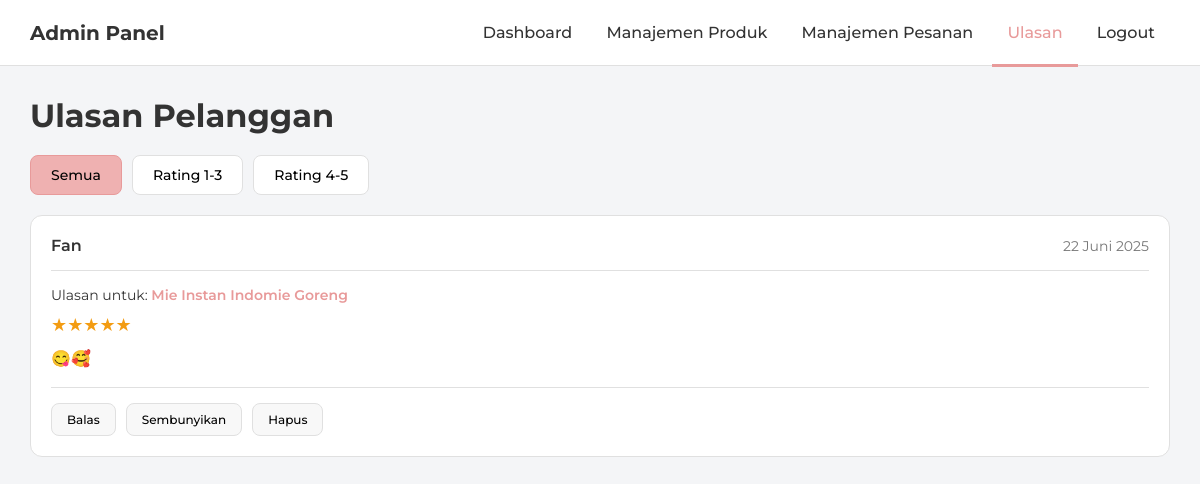
The page /admin_ulasan.php on the database its author committed.
### tables this page shows
CREATE TABLE `reviews` (
  `id` int(11) NOT NULL AUTO_INCREMENT,
  `product_id` int(11) NOT NULL,
  `user_id` int(11) NOT NULL,
  `username` varchar(100) NOT NULL,
  `rating` tinyint(1) NOT NULL COMMENT 'Rating dari 1 sampai 5',
  `comment` text DEFAULT NULL,
  `status` varchar(50) NOT NULL DEFAULT 'approved' COMMENT 'approved, pending, hidden',
  `review_date` timestamp NOT NULL DEFAULT current_timestamp(),
  PRIMARY KEY (`id`),
  KEY `product_id` (`product_id`),
  KEY `user_id` (`user_id`),
  CONSTRAINT `reviews_ibfk_1` FOREIGN KEY (`product_id`) REFERENCES `products` (`id`) ON DELETE CASCADE,
  CONSTRAINT `reviews_ibfk_2` FOREIGN KEY (`user_id`) REFERENCES `users` (`id`) ON DELETE CASCADE
);

CREATE TABLE `products` (
  `id` int(11) NOT NULL AUTO_INCREMENT,
  `name` varchar(255) NOT NULL,
  `description` text DEFAULT NULL,
  `price` int(11) NOT NULL,
  `stock` int(11) NOT NULL DEFAULT 0,
  `category` varchar(100) DEFAULT NULL,
  `image_url` varchar(255) DEFAULT 'Assets/download.jpeg',
  `created_at` timestamp NOT NULL DEFAULT current_timestamp(),
  PRIMARY KEY (`id`)
);

### admin_ulasan.php (the view, shortened to what this page needs)
<?php
    include 'koneksi.php';
    $reviews_result = $conn->query("
        SELECT r.*, p.name AS product_name
        FROM reviews r
        JOIN products p ON r.product_id = p.id
        ORDER BY r.review_date DESC
    ");
    function format_tanggal_indonesia($date_string) {
        $bulan = array (
            1 => 'Januari',
            'Februari',
            'Maret',
            'April',
            'Mei',
            'Juni',
            'Juli',
            'Agustus',
            'September',
            'Oktober',
            'November',
            'Desember'
        );
        $timestamp = strtotime($date_string);
        return date('d', $timestamp) . ' ' . $bulan[date('n', $timestamp)] . ' ' . date('Y', $timestamp);
    }
?>
<!DOCTYPE html>
<html lang="id">
<head>
</head>
<body>
  <header class="admin-header">
    <div class="logo">Admin Panel</div>
    <nav>
      <a href="admin_dashboard.php">Dashboard</a>
      <a href="admin_barang.php">Manajemen Produk</a>
      <a href="admin_pesanan.php">Manajemen Pesanan</a>
      <a href="admin_ulasan.php" class="active">Ulasan</a>
      <a href="logout.php">Logout</a>
    </nav>
  </header>
  <main class="main-container">
    <div class="content-header">
      <h1>Ulasan Pelanggan</h1>
    </div>
    <div class="review-filters">
      <button class="tab-button active" data-filter="semua">Semua</button>
      <button class="tab-button" data-filter="1-3">Rating 1-3</button>
      <button class="tab-button" data-filter="4-5">Rating 4-5</button>
    </div>
    <div class="reviews-list">
      <?php if ($reviews_result && $reviews_result->num_rows > 0): ?>
        <?php while($review = $reviews_result->fetch_assoc()): ?>
          <div class="review-card" data-rating="<?php echo $review['rating']; ?>">
            <div class="review-header">
              <span class="user-info"><?php echo htmlspecialchars($review['username']); ?></span>
              <span class="review-date"><?php echo format_tanggal_indonesia($review['review_date']); ?></span>
            </div>
            <div class="review-body">
              <div class="product-info">Ulasan untuk:
                <a href="detailproduk.php?id=<?php echo $review['product_id']; ?>" target="_blank">
                  <?php echo htmlspecialchars($review['product_name']); ?>
                </a>
              </div>
              <div class="rating-stars">
                <?php echo str_repeat('★', $review['rating']) . str_repeat('☆', 5 - $review['rating']); ?>
              </div>
              <p class="review-text"><?php echo nl2br(htmlspecialchars($review['comment'])); ?></p>
            </div>
            <div class="review-actions">
              <button>Balas</button>
              <button>Sembunyikan</button>
              <a href="admin_review_action.php?action=delete&id=<?php echo $review['id']; ?>" onclick="return confirm('Yakin ingin menghapus ulasan ini?');">
                <button>Hapus</button>
              </a>
            </div>
          </div>
        <?php endwhile; ?>
      <?php else: ?>
        <p>Belum ada ulasan yang masuk.</p>
      <?php endif; ?>
    </div>
  </main>
</body>
</html>

### admin_ulasan.php (style rules this page uses)
:root { --bg-color: #f4f5f7; --card-bg-color: #ffffff; --text-color: #333333; --secondary-text-color: #777; --accent-color: #efb1b1; --accent-color-dark: #e89a9a; --border-color: #e0e0e0; }
body { font-family: 'Montserrat', sans-serif; background-color: var(--bg-color); margin: 0; color: var(--text-color); }
a { text-decoration: none; color: var(--accent-color-dark); }
.admin-header { background-color: var(--card-bg-color); padding: 0 30px; border-bottom: 1px solid var(--border-color); display: flex; justify-content: space-between; align-items: center; height: 65px; }
.admin-header .logo { font-size: 20px; font-weight: 700; }
.admin-header nav a { color: var(--text-color); font-weight: 500; padding: 22px 15px; border-bottom: 3px solid transparent; transition: all 0.2s; }
.admin-header nav a.active { color: var(--accent-color-dark); border-bottom: 3px solid var(--accent-color-dark); }
.main-container { padding: 30px; }
.content-header { margin-bottom: 20px; }
.content-header h1 { margin: 0; }
.review-filters { display: flex; gap: 10px; margin-bottom: 20px; }
.tab-button { padding: 10px 20px; border: 1px solid var(--border-color); border-radius: 8px; background-color: var(--card-bg-color); font-weight: 500; cursor: pointer; font-family: 'Montserrat', sans-serif; font-size: 14px; }
.tab-button.active { background-color: var(--accent-color); border-color: var(--accent-color-dark); }
.reviews-list { display: grid; gap: 20px; }
.review-card { background-color: var(--card-bg-color); border-radius: 12px; padding: 20px; border: 1px solid var(--border-color); transition: opacity 0.3s ease-in-out, height 0.3s ease-in-out; display: block; }
.review-header { display: flex; justify-content: space-between; align-items: center; padding-bottom: 15px; border-bottom: 1px solid var(--border-color); }
.review-header .user-info { font-weight: 600; }
.review-header .review-date { font-size: 14px; color: var(--secondary-text-color); }
.review-body { padding: 15px 0; }
.review-body .product-info { font-size: 14px; margin-bottom: 10px; }
.review-body .product-info a { font-weight: 600; }
.review-body .rating-stars { color: #f39c12; font-size: 18px; margin-bottom: 10px; }
.review-body .review-text { line-height: 1.6; margin: 0; }
.review-actions { display: flex; gap: 10px; padding-top: 15px; border-top: 1px solid var(--border-color); }
.review-actions button, .review-actions a button { padding: 8px 15px; border-radius: 8px; border: 1px solid var(--border-color); background-color: #f8f8f8; cursor: pointer; font-family: 'Montserrat', sans-serif; font-size: 12px; font-weight: 500; }
.review-actions a { text-decoration: none; }

### rows shown on the page
reviews: username "Fan", review_date "22 Juni 2025", product.name "Mie Instan Indomie Goreng", rating "★★★★★", comment "😋🥰"
